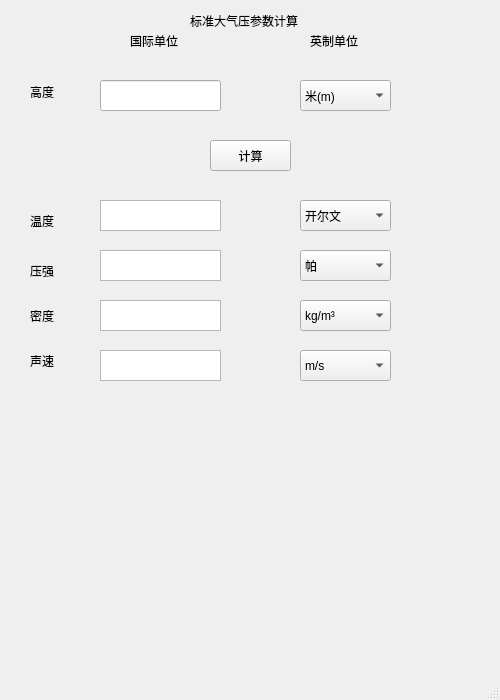
<?xml version="1.0" encoding="UTF-8"?>
<ui version="4.0">
 <class>MainWindow</class>
 <widget class="QMainWindow" name="MainWindow">
  <property name="enabled">
   <bool>true</bool>
  </property>
  <property name="geometry">
   <rect>
    <x>0</x>
    <y>0</y>
    <width>500</width>
    <height>700</height>
   </rect>
  </property>
  <property name="sizePolicy">
   <sizepolicy hsizetype="Fixed" vsizetype="Fixed">
    <horstretch>0</horstretch>
    <verstretch>0</verstretch>
   </sizepolicy>
  </property>
  <property name="minimumSize">
   <size>
    <width>500</width>
    <height>700</height>
   </size>
  </property>
  <property name="maximumSize">
   <size>
    <width>500</width>
    <height>700</height>
   </size>
  </property>
  <property name="windowTitle">
   <string>MainWindow</string>
  </property>
  <widget class="QWidget" name="centralWidget">
   <widget class="QLabel" name="label_2">
    <property name="geometry">
     <rect>
      <x>130</x>
      <y>30</y>
      <width>111</width>
      <height>21</height>
     </rect>
    </property>
    <property name="text">
     <string>国际单位</string>
    </property>
   </widget>
   <widget class="QLabel" name="label_3">
    <property name="geometry">
     <rect>
      <x>310</x>
      <y>30</y>
      <width>121</width>
      <height>21</height>
     </rect>
    </property>
    <property name="text">
     <string>英制单位</string>
    </property>
   </widget>
   <widget class="QLabel" name="label_4">
    <property name="geometry">
     <rect>
      <x>30</x>
      <y>82</y>
      <width>54</width>
      <height>20</height>
     </rect>
    </property>
    <property name="text">
     <string>高度</string>
    </property>
   </widget>
   <widget class="QLabel" name="label_5">
    <property name="geometry">
     <rect>
      <x>30</x>
      <y>210</y>
      <width>61</width>
      <height>21</height>
     </rect>
    </property>
    <property name="text">
     <string>温度</string>
    </property>
   </widget>
   <widget class="QLabel" name="label_6">
    <property name="geometry">
     <rect>
      <x>30</x>
      <y>260</y>
      <width>61</width>
      <height>21</height>
     </rect>
    </property>
    <property name="text">
     <string>压强</string>
    </property>
   </widget>
   <widget class="QLabel" name="label_7">
    <property name="geometry">
     <rect>
      <x>30</x>
      <y>305</y>
      <width>61</width>
      <height>21</height>
     </rect>
    </property>
    <property name="text">
     <string>密度</string>
    </property>
   </widget>
   <widget class="QLabel" name="label_8">
    <property name="geometry">
     <rect>
      <x>30</x>
      <y>350</y>
      <width>51</width>
      <height>21</height>
     </rect>
    </property>
    <property name="text">
     <string>声速</string>
    </property>
   </widget>
   <widget class="QLineEdit" name="high_value">
    <property name="geometry">
     <rect>
      <x>100</x>
      <y>80</y>
      <width>121</width>
      <height>31</height>
     </rect>
    </property>
    <property name="font">
     <font>
      <family>Consolas</family>
     </font>
    </property>
   </widget>
   <widget class="QPushButton" name="calculate">
    <property name="geometry">
     <rect>
      <x>210</x>
      <y>140</y>
      <width>81</width>
      <height>31</height>
     </rect>
    </property>
    <property name="text">
     <string>计算</string>
    </property>
   </widget>
   <widget class="QTextBrowser" name="temperature_text">
    <property name="geometry">
     <rect>
      <x>100</x>
      <y>200</y>
      <width>121</width>
      <height>31</height>
     </rect>
    </property>
   </widget>
   <widget class="QTextBrowser" name="pressute_text">
    <property name="geometry">
     <rect>
      <x>100</x>
      <y>250</y>
      <width>121</width>
      <height>31</height>
     </rect>
    </property>
   </widget>
   <widget class="QTextBrowser" name="density_text">
    <property name="geometry">
     <rect>
      <x>100</x>
      <y>300</y>
      <width>121</width>
      <height>31</height>
     </rect>
    </property>
   </widget>
   <widget class="QTextBrowser" name="sound_Speed_text">
    <property name="geometry">
     <rect>
      <x>100</x>
      <y>350</y>
      <width>121</width>
      <height>31</height>
     </rect>
    </property>
   </widget>
   <widget class="QComboBox" name="high_unit">
    <property name="geometry">
     <rect>
      <x>300</x>
      <y>80</y>
      <width>91</width>
      <height>31</height>
     </rect>
    </property>
    <item>
     <property name="text">
      <string>米(m)</string>
     </property>
    </item>
    <item>
     <property name="text">
      <string>英尺(feet)</string>
     </property>
    </item>
   </widget>
   <widget class="QComboBox" name="temperture_unit">
    <property name="geometry">
     <rect>
      <x>300</x>
      <y>200</y>
      <width>91</width>
      <height>31</height>
     </rect>
    </property>
    <item>
     <property name="text">
      <string>开尔文</string>
     </property>
    </item>
    <item>
     <property name="text">
      <string>摄氏度</string>
     </property>
    </item>
    <item>
     <property name="text">
      <string>华氏度</string>
     </property>
    </item>
   </widget>
   <widget class="QComboBox" name="pressure_unit">
    <property name="geometry">
     <rect>
      <x>300</x>
      <y>250</y>
      <width>91</width>
      <height>31</height>
     </rect>
    </property>
    <item>
     <property name="text">
      <string>帕</string>
     </property>
    </item>
   </widget>
   <widget class="QComboBox" name="density_unit">
    <property name="geometry">
     <rect>
      <x>300</x>
      <y>300</y>
      <width>91</width>
      <height>31</height>
     </rect>
    </property>
    <item>
     <property name="text">
      <string>kg/m³</string>
     </property>
    </item>
   </widget>
   <widget class="QComboBox" name="speed_unit">
    <property name="geometry">
     <rect>
      <x>300</x>
      <y>350</y>
      <width>91</width>
      <height>31</height>
     </rect>
    </property>
    <item>
     <property name="text">
      <string>m/s</string>
     </property>
    </item>
    <item>
     <property name="text">
      <string>km/h</string>
     </property>
    </item>
   </widget>
   <widget class="QLabel" name="label_9">
    <property name="geometry">
     <rect>
      <x>190</x>
      <y>10</y>
      <width>221</width>
      <height>21</height>
     </rect>
    </property>
    <property name="text">
     <string>标准大气压参数计算</string>
    </property>
   </widget>
  </widget>
  <widget class="QStatusBar" name="statusBar"/>
 </widget>
 <layoutdefault spacing="6" margin="11"/>
 <resources/>
 <connections/>
</ui>
